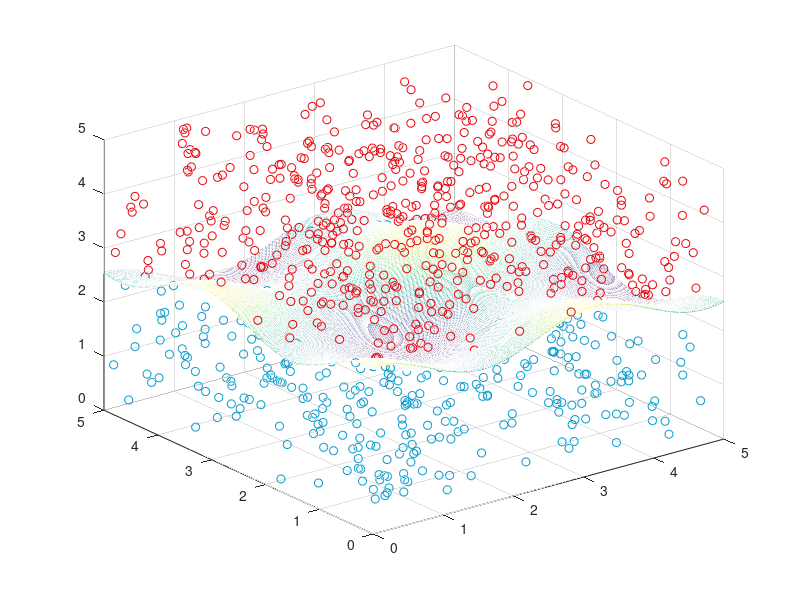

Source code (MATLAB): (Note: this script raises an error after producing the figure.)
clc 
clear all
n=500;
X = 5*rand(2*n,3);
jj=1;
kk=1;
%%
j=1
h=1
clear class_1 class_2
for i=1:2*n
   if X(i,3)>0.3*cos(X(i,1)*2)+0.3*cos(X(i,2)*2)+2.5
       Trainig_classes(i)=1;
       class_1(:,j)=X(i,:);
       j=j+1;
   else
       Trainig_classes(i)=-1;
       class_2(:,h)=X(i,:);
       h=h+1;
   end
    
    
end
clc
%%
clc
x=0:0.01:5;
y=0:0.01:5;
[XX,Y]=meshgrid(x,y);
z=0.3*cos(XX*2)+0.3*cos(Y*2)+2.5;
mesh(XX,Y,z)
hold on
%%
clc

plot3(class_1(1,:),class_1(2,:),class_1(3,:),'o','color',[0.9 0 0.03])
hold on
plot3(class_2(1,:),class_2(2,:),class_2(3,:),'o','color',[0 0.6 0.8]);


%%
plot(xx_1,Y,'linewidth',3,'color',[00 0 0.8]);


%%
%Trainig_set=X;
Trainig_classes=Trainig_classes';
%%

[v,c] = voronoin(Trainig_set(S,:)); 
for i = 1:length(c) 
if all(c{i}~=1)   % If at least one of the indices is 1, 
                  % then it is an open region and we can't 
                  % patch that.
patch(v(c{i},1),v(c{i},2),i); % use color i.
end
end